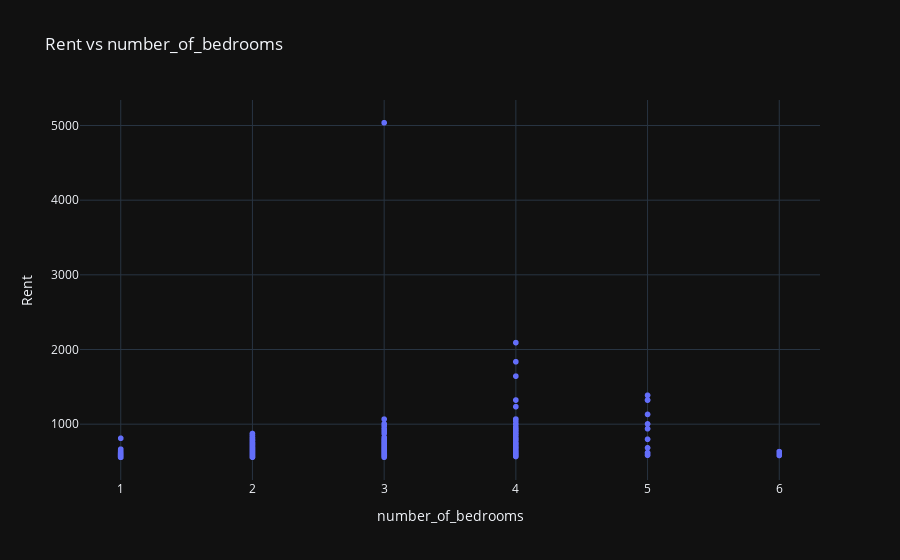
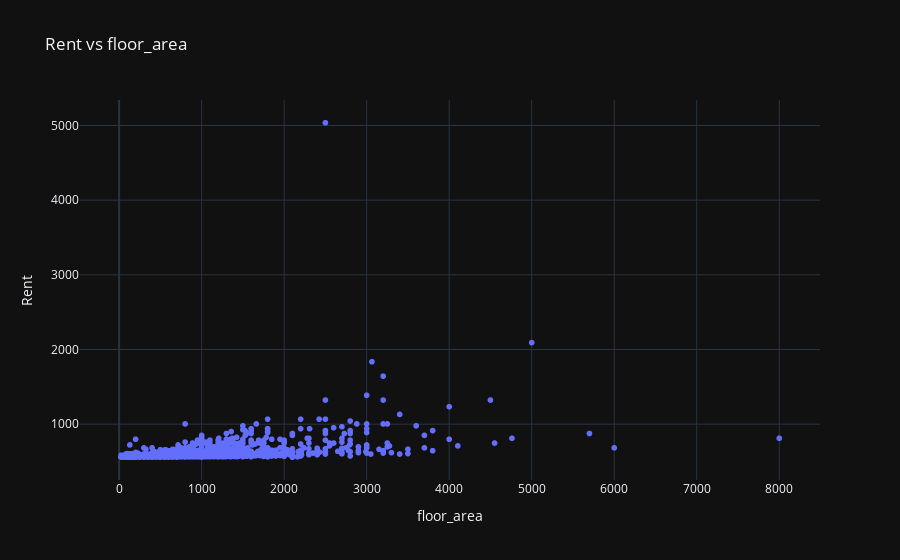
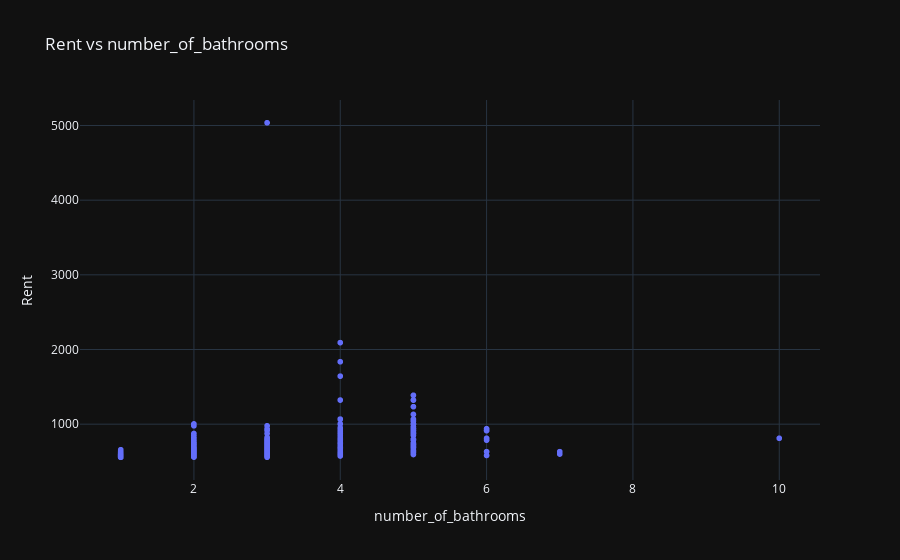
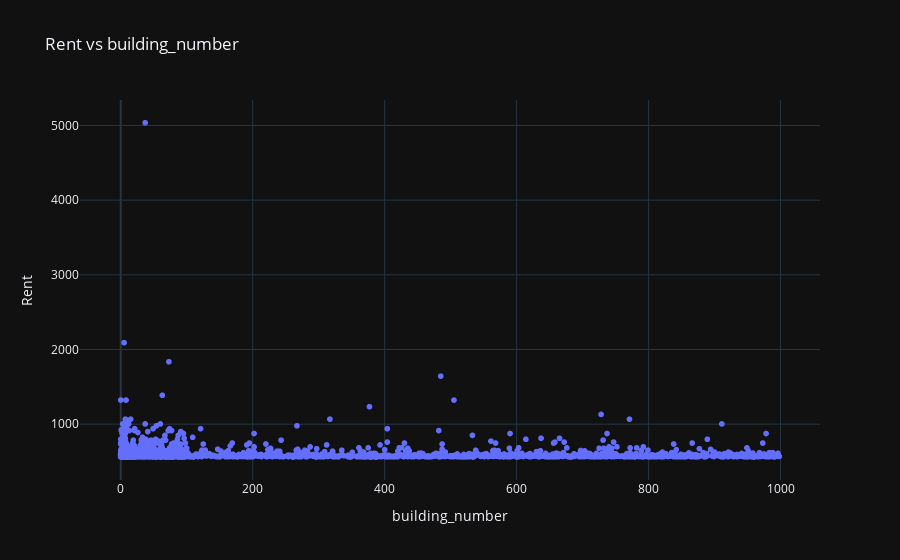

Notebook cell for these charts, in order:
### Markdown cell above
* we will deal with this later

### Code cell
# trying to visualize the relation of rent with the other features

# List of numerical plot_features excluding 'rent'
plot_features = ['number_of_bedrooms', 'floor_area', 'number_of_bathrooms', 'building_number']

# Generate interactive scatter plots for each feature
for feature in plot_features:
    fig = px.scatter(training_df, x=feature, y='rent',
                     title=f'Rent vs {feature}',
                     labels={feature: feature, 'rent': 'Rent'},
                     template='plotly_dark')
    fig.show()

### Figure 1 — Plotly figure (JSON) as saved in the notebook; plotly's stock layout.template omitted (floating-point values rounded to 4 significant figures; data arrays with more than 128 entries replaced by an {"elided": "..."} marker saying what was removed)
{"data": [{"hovertemplate": "number_of_bedrooms=%{x}<br>Rent=%{y}<extra></extra>", "legendgroup": "", "marker": {"color": "#636efa", "symbol": "circle"}, "mode": "markers", "name": "", "showlegend": false, "type": "scattergl", "x": {"elided": "3434 int values"}, "xaxis": "x", "y": {"elided": "3434 float values"}, "yaxis": "y"}], "layout": {"legend": {"tracegroupgap": 0}, "title": {"text": "Rent vs number_of_bedrooms"}, "xaxis": {"anchor": "y", "domain": [0, 1], "title": {"text": "number_of_bedrooms"}}, "yaxis": {"anchor": "x", "domain": [0, 1], "title": {"text": "Rent"}}}}

### Figure 2 — Plotly figure (JSON) as saved in the notebook; plotly's stock layout.template omitted (floating-point values rounded to 4 significant figures; data arrays with more than 128 entries replaced by an {"elided": "..."} marker saying what was removed)
{"data": [{"hovertemplate": "floor_area=%{x}<br>Rent=%{y}<extra></extra>", "legendgroup": "", "marker": {"color": "#636efa", "symbol": "circle"}, "mode": "markers", "name": "", "showlegend": false, "type": "scattergl", "x": {"elided": "3434 int values"}, "xaxis": "x", "y": {"elided": "3434 float values"}, "yaxis": "y"}], "layout": {"legend": {"tracegroupgap": 0}, "title": {"text": "Rent vs floor_area"}, "xaxis": {"anchor": "y", "domain": [0, 1], "title": {"text": "floor_area"}}, "yaxis": {"anchor": "x", "domain": [0, 1], "title": {"text": "Rent"}}}}

### Figure 3 — Plotly figure (JSON) as saved in the notebook; plotly's stock layout.template omitted (floating-point values rounded to 4 significant figures; data arrays with more than 128 entries replaced by an {"elided": "..."} marker saying what was removed)
{"data": [{"hovertemplate": "number_of_bathrooms=%{x}<br>Rent=%{y}<extra></extra>", "legendgroup": "", "marker": {"color": "#636efa", "symbol": "circle"}, "mode": "markers", "name": "", "showlegend": false, "type": "scattergl", "x": {"elided": "3434 int values"}, "xaxis": "x", "y": {"elided": "3434 float values"}, "yaxis": "y"}], "layout": {"legend": {"tracegroupgap": 0}, "title": {"text": "Rent vs number_of_bathrooms"}, "xaxis": {"anchor": "y", "domain": [0, 1], "title": {"text": "number_of_bathrooms"}}, "yaxis": {"anchor": "x", "domain": [0, 1], "title": {"text": "Rent"}}}}

### Figure 4 — Plotly figure (JSON) as saved in the notebook; plotly's stock layout.template omitted (floating-point values rounded to 4 significant figures; data arrays with more than 128 entries replaced by an {"elided": "..."} marker saying what was removed)
{"data": [{"hovertemplate": "building_number=%{x}<br>Rent=%{y}<extra></extra>", "legendgroup": "", "marker": {"color": "#636efa", "symbol": "circle"}, "mode": "markers", "name": "", "showlegend": false, "type": "scattergl", "x": {"elided": "3434 int values"}, "xaxis": "x", "y": {"elided": "3434 float values"}, "yaxis": "y"}], "layout": {"legend": {"tracegroupgap": 0}, "title": {"text": "Rent vs building_number"}, "xaxis": {"anchor": "y", "domain": [0, 1], "title": {"text": "building_number"}}, "yaxis": {"anchor": "x", "domain": [0, 1], "title": {"text": "Rent"}}}}
